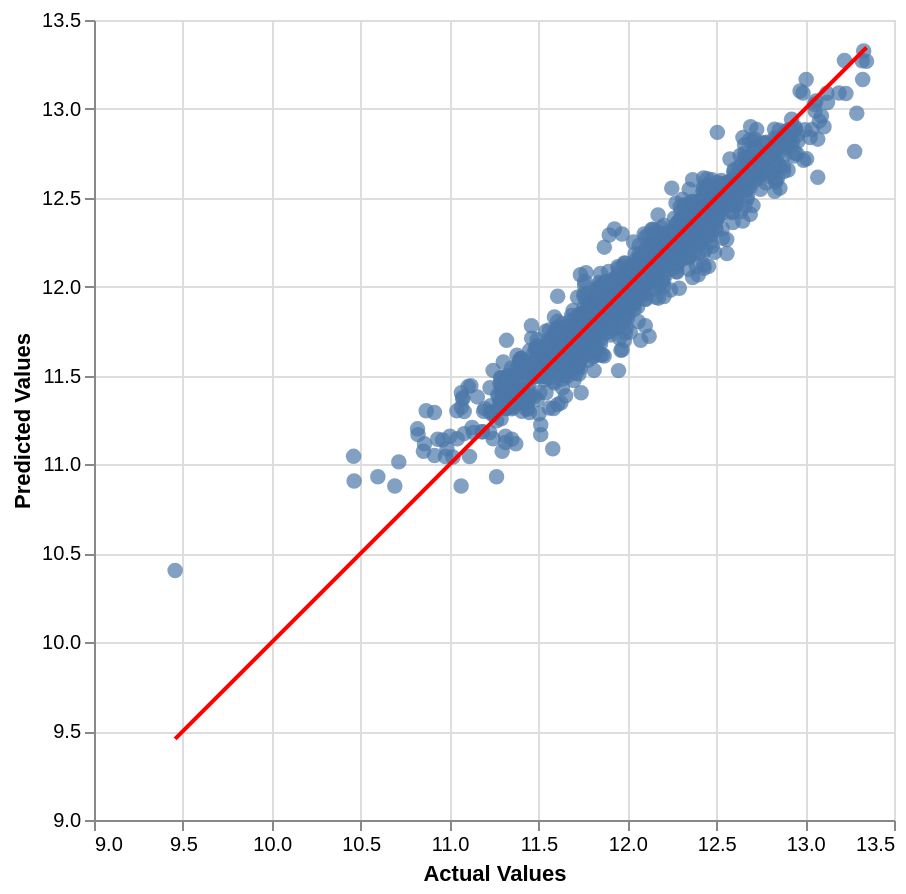

Here is the notebook cell this chart was saved with:
### Markdown cell above
The trained kNN model is used to predict `SalePrice` for the train and test data. We do this to investigate overfitting.

### Code cell
f_evaluate_results(
    ps_y_true = ps_y_log_train,
    ps_y_pred = mo_knn.predict(df_X_train_scaled)
)

### Figure 1 — Vega-Lite specification as saved in the notebook (floating-point values rounded to 4 significant figures; data arrays with more than 128 entries replaced by an {"elided": "..."} marker saying what was removed)
{"config": {"view": {"continuousWidth": 300, "continuousHeight": 300}}, "layer": [{"data": {"name": "data-a72a23f84434355bc2b00b3da7be1091"}, "mark": {"type": "circle", "size": 60}, "encoding": {"tooltip": [{"field": "Actual", "format": ".2f", "type": "quantitative"}, {"field": "Predicted", "format": ".2f", "type": "quantitative"}, {"field": "Row index", "type": "quantitative"}], "x": {"field": "Actual", "scale": {"domain": [9.456, 13.35]}, "title": "Actual Values", "type": "quantitative"}, "y": {"field": "Predicted", "scale": {"domain": [9.456, 13.35]}, "title": "Predicted Values", "type": "quantitative"}}}, {"data": {"name": "data-b96a24726f077e16128167e82af944a8"}, "mark": {"type": "line", "color": "red"}, "encoding": {"x": {"field": "x", "type": "quantitative"}, "y": {"field": "y", "type": "quantitative"}}}], "height": 400, "resolve": {"scale": {"x": "shared", "y": "shared"}}, "width": 400, "$schema": "https://vega.github.io/schema/vega-lite/v6.1.0.json", "datasets": {"data-a72a23f84434355bc2b00b3da7be1091": {"elided": "1959 records"}, "data-b96a24726f077e16128167e82af944a8": [{"x": 9.456, "y": 9.456}, {"x": 13.35, "y": 13.35}]}}
